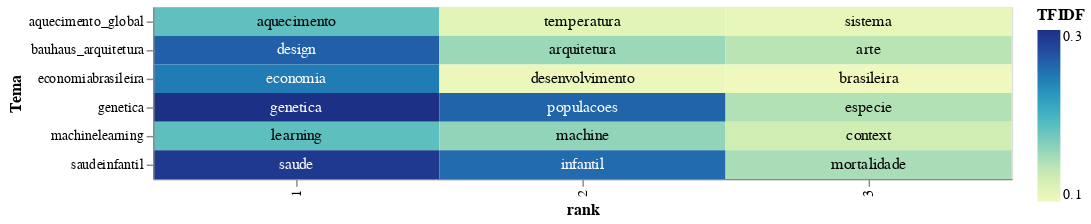

The notebook cell this image was saved under:
### Code cell
# adding a little randomness to break ties in term ranking
top_tfidf_plusRand = top_tfidf.copy()
top_tfidf_plusRand['TFIDF'] = top_tfidf_plusRand['TFIDF'] + np.random.rand(top_tfidf.shape[0])*0.0001

# base for all visualizations, with rank calculation
base = alt.Chart(top_tfidf_plusRand).encode(
    x = 'rank:O',
    y = 'Tema:N'
).transform_window(
    rank = "rank()",
    sort = [alt.SortField("TFIDF", order="descending")],
    groupby = ["Tema"],
)

# heatmap specification
heatmap = base.mark_rect().encode(
    color = 'TFIDF:Q'
)

# text labels, white for darker heatmap colors
text = base.mark_text(baseline='middle').encode(
    text = 'Termo:N',
    color = alt.condition(alt.datum.TFIDF >= 0.2, alt.value('white'), alt.value('black'))
)

# display the three superimposed visualizations
(heatmap + text).properties(width = 600)

### Figure 1 — Vega-Lite specification as saved in the notebook (floating-point values rounded to 4 significant figures)
{"config": {"view": {"continuousWidth": 400, "continuousHeight": 300}}, "layer": [{"mark": "rect", "encoding": {"color": {"field": "TFIDF", "type": "quantitative"}, "x": {"field": "rank", "type": "ordinal"}, "y": {"field": "Tema", "type": "nominal"}}, "transform": [{"window": [{"op": "rank", "field": "", "as": "rank"}], "groupby": ["Tema"], "sort": [{"field": "TFIDF", "order": "descending"}]}]}, {"mark": {"type": "text", "baseline": "middle"}, "encoding": {"color": {"condition": {"value": "white", "test": "(datum.TFIDF >= 0.2)"}, "value": "black"}, "text": {"field": "Termo", "type": "nominal"}, "x": {"field": "rank", "type": "ordinal"}, "y": {"field": "Tema", "type": "nominal"}}, "transform": [{"window": [{"op": "rank", "field": "", "as": "rank"}], "groupby": ["Tema"], "sort": [{"field": "TFIDF", "order": "descending"}]}]}], "data": {"name": "data-416df0de6e88f8bb23737892ac7c0237"}, "width": 600, "$schema": "https://vega.github.io/schema/vega-lite/v4.17.0.json", "datasets": {"data-416df0de6e88f8bb23737892ac7c0237": [{"Tema": "aquecimento_global", "Termo": "aquecimento", "TFIDF": 0.171}, {"Tema": "aquecimento_global", "Termo": "temperatura", "TFIDF": 0.0897}, {"Tema": "aquecimento_global", "Termo": "sistema", "TFIDF": 0.08497}, {"Tema": "bauhaus_arquitetura", "Termo": "design", "TFIDF": 0.2565}, {"Tema": "bauhaus_arquitetura", "Termo": "arquitetura", "TFIDF": 0.1386}, {"Tema": "bauhaus_arquitetura", "Termo": "arte", "TFIDF": 0.1217}, {"Tema": "economiabrasileira", "Termo": "economia", "TFIDF": 0.2362}, {"Tema": "economiabrasileira", "Termo": "desenvolvimento", "TFIDF": 0.0806}, {"Tema": "economiabrasileira", "Termo": "brasileira", "TFIDF": 0.07583}, {"Tema": "genetica", "Termo": "genetica", "TFIDF": 0.2986}, {"Tema": "genetica", "Termo": "populacoes", "TFIDF": 0.2533}, {"Tema": "genetica", "Termo": "especie", "TFIDF": 0.1262}, {"Tema": "machinelearning", "Termo": "learning", "TFIDF": 0.1721}, {"Tema": "machinelearning", "Termo": "machine", "TFIDF": 0.1436}, {"Tema": "machinelearning", "Termo": "context", "TFIDF": 0.1064}, {"Tema": "saudeinfantil", "Termo": "saude", "TFIDF": 0.2901}, {"Tema": "saudeinfantil", "Termo": "infantil", "TFIDF": 0.2483}, {"Tema": "saudeinfantil", "Termo": "mortalidade", "TFIDF": 0.132}]}}
